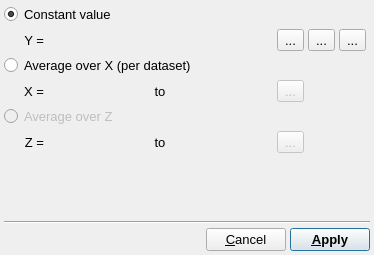
<?xml version="1.0" encoding="UTF-8"?>
<ui version="4.0">
 <class>OperateBGSubDialog</class>
 <widget class="QDialog" name="OperateBGSubDialog">
  <property name="windowModality">
   <enum>Qt::ApplicationModal</enum>
  </property>
  <property name="geometry">
   <rect>
    <x>0</x>
    <y>0</y>
    <width>374</width>
    <height>255</height>
   </rect>
  </property>
  <property name="font">
   <font>
    <pointsize>10</pointsize>
   </font>
  </property>
  <property name="windowTitle">
   <string>Background Subtraction</string>
  </property>
  <property name="windowIcon">
   <iconset resource="uchroma.qrc">
    <normaloff>:/uchroma/icons/windows_fit.svg</normaloff>:/uchroma/icons/windows_fit.svg</iconset>
  </property>
  <layout class="QVBoxLayout" name="verticalLayout">
   <property name="spacing">
    <number>4</number>
   </property>
   <property name="margin">
    <number>4</number>
   </property>
   <item>
    <layout class="QGridLayout" name="gridLayout_9">
     <item row="1" column="7">
      <widget class="QToolButton" name="ConstantValueSetYMaximumButton">
       <property name="maximumSize">
        <size>
         <width>28</width>
         <height>28</height>
        </size>
       </property>
       <property name="toolTip">
        <string>Set to current highest y value in collection</string>
       </property>
       <property name="text">
        <string>...</string>
       </property>
       <property name="icon">
        <iconset resource="uchroma.qrc">
         <normaloff>:/uchroma/icons/toupperlimit.svg</normaloff>:/uchroma/icons/toupperlimit.svg</iconset>
       </property>
       <property name="iconSize">
        <size>
         <width>20</width>
         <height>20</height>
        </size>
       </property>
      </widget>
     </item>
     <item row="1" column="6">
      <widget class="QToolButton" name="ConstantValueSetYMinimumButton">
       <property name="maximumSize">
        <size>
         <width>28</width>
         <height>28</height>
        </size>
       </property>
       <property name="toolTip">
        <string>Set to current lowest y value in collection</string>
       </property>
       <property name="text">
        <string>...</string>
       </property>
       <property name="icon">
        <iconset resource="uchroma.qrc">
         <normaloff>:/uchroma/icons/tolowerlimit.svg</normaloff>:/uchroma/icons/tolowerlimit.svg</iconset>
       </property>
       <property name="iconSize">
        <size>
         <width>20</width>
         <height>20</height>
        </size>
       </property>
      </widget>
     </item>
     <item row="1" column="3" colspan="3">
      <widget class="ExponentialSpin" name="ConstantValueSpin" native="true">
       <property name="sizePolicy">
        <sizepolicy hsizetype="Expanding" vsizetype="Preferred">
         <horstretch>0</horstretch>
         <verstretch>0</verstretch>
        </sizepolicy>
       </property>
       <property name="focusPolicy">
        <enum>Qt::StrongFocus</enum>
       </property>
      </widget>
     </item>
     <item row="3" column="2">
      <widget class="QLabel" name="label_31">
       <property name="text">
        <string>X =</string>
       </property>
       <property name="alignment">
        <set>Qt::AlignRight|Qt::AlignTrailing|Qt::AlignVCenter</set>
       </property>
      </widget>
     </item>
     <item row="3" column="4">
      <widget class="QLabel" name="label9_4">
       <property name="sizePolicy">
        <sizepolicy hsizetype="Minimum" vsizetype="Preferred">
         <horstretch>0</horstretch>
         <verstretch>0</verstretch>
        </sizepolicy>
       </property>
       <property name="text">
        <string> to </string>
       </property>
      </widget>
     </item>
     <item row="3" column="3">
      <widget class="ExponentialSpin" name="XRangeMinSpin" native="true">
       <property name="enabled">
        <bool>false</bool>
       </property>
       <property name="sizePolicy">
        <sizepolicy hsizetype="Expanding" vsizetype="Preferred">
         <horstretch>0</horstretch>
         <verstretch>0</verstretch>
        </sizepolicy>
       </property>
       <property name="focusPolicy">
        <enum>Qt::StrongFocus</enum>
       </property>
      </widget>
     </item>
     <item row="2" column="0" colspan="10">
      <widget class="QRadioButton" name="AverageOverXRadio">
       <property name="enabled">
        <bool>true</bool>
       </property>
       <property name="text">
        <string>Average over X (per dataset)</string>
       </property>
       <property name="checked">
        <bool>false</bool>
       </property>
      </widget>
     </item>
     <item row="4" column="0" colspan="9">
      <widget class="QRadioButton" name="AverageOverZRadio">
       <property name="enabled">
        <bool>false</bool>
       </property>
       <property name="text">
        <string>Average over Z</string>
       </property>
       <property name="checked">
        <bool>false</bool>
       </property>
      </widget>
     </item>
     <item row="5" column="3">
      <widget class="ExponentialSpin" name="ZRangeMinSpin" native="true">
       <property name="enabled">
        <bool>false</bool>
       </property>
       <property name="sizePolicy">
        <sizepolicy hsizetype="Expanding" vsizetype="Preferred">
         <horstretch>0</horstretch>
         <verstretch>0</verstretch>
        </sizepolicy>
       </property>
       <property name="focusPolicy">
        <enum>Qt::StrongFocus</enum>
       </property>
      </widget>
     </item>
     <item row="5" column="4">
      <widget class="QLabel" name="label9">
       <property name="sizePolicy">
        <sizepolicy hsizetype="Minimum" vsizetype="Preferred">
         <horstretch>0</horstretch>
         <verstretch>0</verstretch>
        </sizepolicy>
       </property>
       <property name="text">
        <string> to </string>
       </property>
      </widget>
     </item>
     <item row="3" column="0" colspan="2">
      <spacer name="horizontalSpacer_4">
       <property name="orientation">
        <enum>Qt::Horizontal</enum>
       </property>
       <property name="sizeType">
        <enum>QSizePolicy::Fixed</enum>
       </property>
       <property name="sizeHint" stdset="0">
        <size>
         <width>16</width>
         <height>20</height>
        </size>
       </property>
      </spacer>
     </item>
     <item row="5" column="2">
      <widget class="QLabel" name="label_30">
       <property name="text">
        <string>Z =</string>
       </property>
       <property name="alignment">
        <set>Qt::AlignRight|Qt::AlignTrailing|Qt::AlignVCenter</set>
       </property>
      </widget>
     </item>
     <item row="0" column="0" colspan="6">
      <widget class="QRadioButton" name="ConstantValueRadio">
       <property name="text">
        <string>Constant value</string>
       </property>
       <property name="checked">
        <bool>true</bool>
       </property>
      </widget>
     </item>
     <item row="1" column="8">
      <widget class="QToolButton" name="ConstantValueSelectButton">
       <property name="maximumSize">
        <size>
         <width>28</width>
         <height>28</height>
        </size>
       </property>
       <property name="toolTip">
        <string>Select constant value</string>
       </property>
       <property name="text">
        <string>...</string>
       </property>
       <property name="icon">
        <iconset resource="uchroma.qrc">
         <normaloff>:/uchroma/icons/interact_valueselect.svg</normaloff>:/uchroma/icons/interact_valueselect.svg</iconset>
       </property>
       <property name="iconSize">
        <size>
         <width>20</width>
         <height>20</height>
        </size>
       </property>
      </widget>
     </item>
     <item row="1" column="2">
      <widget class="QLabel" name="label_32">
       <property name="text">
        <string>Y =</string>
       </property>
       <property name="alignment">
        <set>Qt::AlignRight|Qt::AlignTrailing|Qt::AlignVCenter</set>
       </property>
      </widget>
     </item>
     <item row="5" column="5">
      <widget class="ExponentialSpin" name="ZRangeMaxSpin" native="true">
       <property name="enabled">
        <bool>false</bool>
       </property>
       <property name="sizePolicy">
        <sizepolicy hsizetype="Expanding" vsizetype="Preferred">
         <horstretch>0</horstretch>
         <verstretch>0</verstretch>
        </sizepolicy>
       </property>
       <property name="focusPolicy">
        <enum>Qt::StrongFocus</enum>
       </property>
      </widget>
     </item>
     <item row="3" column="5">
      <widget class="ExponentialSpin" name="XRangeMaxSpin" native="true">
       <property name="enabled">
        <bool>false</bool>
       </property>
       <property name="sizePolicy">
        <sizepolicy hsizetype="Expanding" vsizetype="Preferred">
         <horstretch>0</horstretch>
         <verstretch>0</verstretch>
        </sizepolicy>
       </property>
       <property name="focusPolicy">
        <enum>Qt::StrongFocus</enum>
       </property>
      </widget>
     </item>
     <item row="3" column="6">
      <widget class="QToolButton" name="XRangeSelectButton">
       <property name="enabled">
        <bool>false</bool>
       </property>
       <property name="maximumSize">
        <size>
         <width>28</width>
         <height>28</height>
        </size>
       </property>
       <property name="text">
        <string>...</string>
       </property>
       <property name="icon">
        <iconset resource="uchroma.qrc">
         <normaloff>:/uchroma/icons/interact_rangeselect.svg</normaloff>:/uchroma/icons/interact_rangeselect.svg</iconset>
       </property>
       <property name="iconSize">
        <size>
         <width>20</width>
         <height>20</height>
        </size>
       </property>
      </widget>
     </item>
     <item row="5" column="6">
      <widget class="QToolButton" name="ZRangeSelectButton">
       <property name="enabled">
        <bool>false</bool>
       </property>
       <property name="maximumSize">
        <size>
         <width>28</width>
         <height>28</height>
        </size>
       </property>
       <property name="text">
        <string>...</string>
       </property>
       <property name="icon">
        <iconset resource="uchroma.qrc">
         <normaloff>:/uchroma/icons/interact_rangeselect.svg</normaloff>:/uchroma/icons/interact_rangeselect.svg</iconset>
       </property>
       <property name="iconSize">
        <size>
         <width>20</width>
         <height>20</height>
        </size>
       </property>
      </widget>
     </item>
    </layout>
   </item>
   <item>
    <spacer name="verticalSpacer">
     <property name="orientation">
      <enum>Qt::Vertical</enum>
     </property>
     <property name="sizeHint" stdset="0">
      <size>
       <width>20</width>
       <height>40</height>
      </size>
     </property>
    </spacer>
   </item>
   <item>
    <widget class="Line" name="line">
     <property name="orientation">
      <enum>Qt::Horizontal</enum>
     </property>
    </widget>
   </item>
   <item>
    <layout class="QHBoxLayout" name="horizontalLayout_2">
     <item>
      <spacer name="horizontalSpacer">
       <property name="orientation">
        <enum>Qt::Horizontal</enum>
       </property>
       <property name="sizeHint" stdset="0">
        <size>
         <width>40</width>
         <height>20</height>
        </size>
       </property>
      </spacer>
     </item>
     <item>
      <widget class="QPushButton" name="CancelButton">
       <property name="text">
        <string>&amp;Cancel</string>
       </property>
       <property name="default">
        <bool>false</bool>
       </property>
      </widget>
     </item>
     <item>
      <widget class="QPushButton" name="ApplyButton">
       <property name="font">
        <font>
         <weight>75</weight>
         <bold>true</bold>
        </font>
       </property>
       <property name="text">
        <string>&amp;Apply</string>
       </property>
       <property name="default">
        <bool>true</bool>
       </property>
      </widget>
     </item>
    </layout>
   </item>
  </layout>
 </widget>
 <customwidgets>
  <customwidget>
   <class>ExponentialSpin</class>
   <extends>QWidget</extends>
   <header>gui/widgets/exponentialspin.hui</header>
   <container>1</container>
  </customwidget>
 </customwidgets>
 <tabstops>
  <tabstop>AverageOverXRadio</tabstop>
  <tabstop>XRangeMinSpin</tabstop>
  <tabstop>XRangeMaxSpin</tabstop>
  <tabstop>CancelButton</tabstop>
  <tabstop>ApplyButton</tabstop>
 </tabstops>
 <resources>
  <include location="uchroma.qrc"/>
 </resources>
 <connections/>
</ui>
